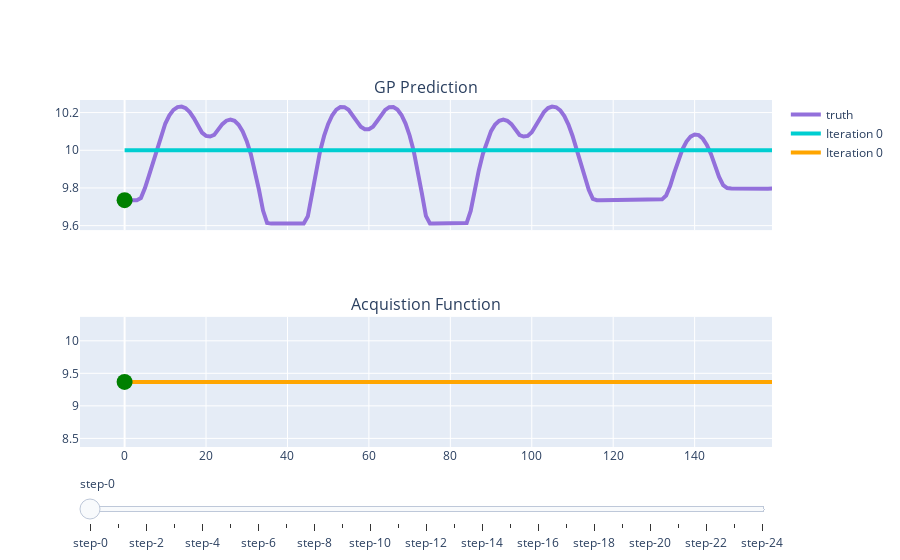

Here is the notebook cell this chart was saved with:
### Code cell
from bayes_nanospace2025.tutorial.bo_widget import plot_bayes_opt_plotly

truth = np.array([objective_function(i) for i in range(len(atoms_data))])  # Calculate the true values for the atoms
X_plot = np.arange(len(atoms_data))  # X values for plotting

plot_bayes_opt_plotly(result, X_plot=X_plot, truth=truth)  # Call the function to plot the Bayesian optimization results
